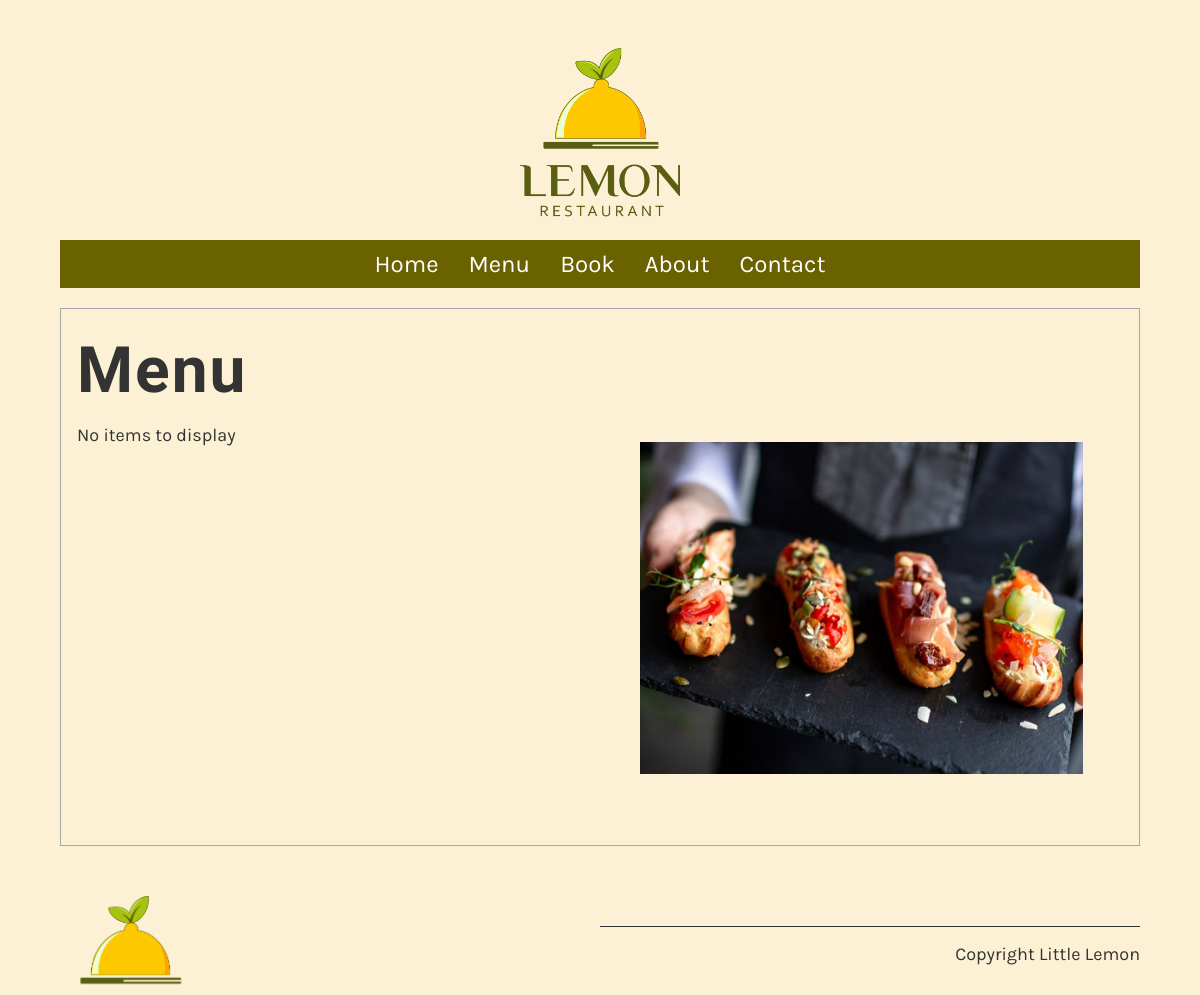
The app's page /menu/, older data.
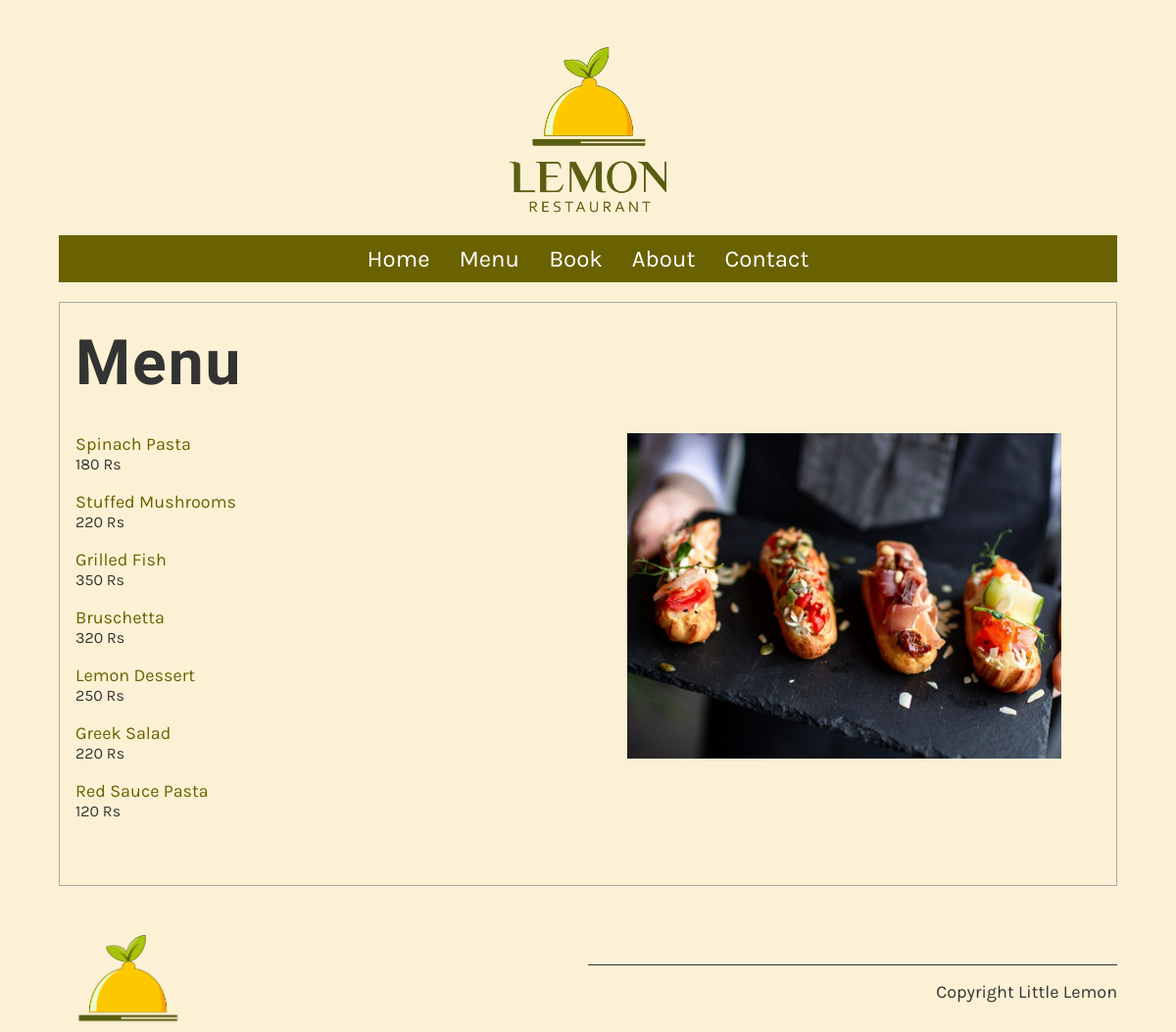
The same page, newer data.
### restaurant/models.py (models this page shows, shortened)
class Menu(models.Model):
    name = models.CharField(max_length=200)
    price = models.IntegerField()
    description = models.TextField(max_length=1000, default='')

### restaurant/views.py (the view)
# urls.py: path('menu/', views.menu, name="menu"),
def menu(request):
    menu_items = Menu.objects.all()
    items_dict = {"menu":menu_items}
    return render(request, "menu.html", items_dict)

### templates/menu.html
{% extends "base.html"%}
{% load static %}
{% block content %}
<section>
    <article>
        <div class="menu">
            <h1>Menu</h1>
      <div class="row">
        <div class="column">
            {% if menu %}
            {% for item in menu %}
            <p>
                <a href="{% url 'menu_item' pk=item.pk %}">
                    {{ item.name }}
                </a><br>
                <span class="menu-price">
                    {{ item.price }} Rs
                </span>
            </p>
            {% endfor %}
            {% else %}
            No items to display
            {% endif %}
        </div>
        <div class="column">
          <figure class="figure">
            <img
              src="{% static 'img/restaurant_food.jpg' %}"
              alt="Mario and Adrian"
            />
          </figure>
        </div>
      </div>
</div>
    </article>
</section>
{% endblock %}

### templates/base.html (shortened to what this page needs)
{% load static %}
<!DOCTYPE html>
<html lang="en">
<head>
    <link rel="preload" as="style" href="{% static 'css/style.css' %}" onload="this.rel = 'stylesheet'" />
</head>
<body>
    <main>
        {% include 'partials/_header.html' %}
        {% block content %}
        {% endblock %}
        {% block footer %}
            <section>
                <article class="footer">
                    <img class="logo__footer" src="{% static 'img/LEMON_RESTO_FOOTERB.png' %}" alt="restaurant logo image" />
                    <p class="copyright">Copyright Little Lemon</p>
                </article>
            </section>
        {% endblock %}
    </main>
</body>
</html>

### templates/partials/_header.html
{% load static %}
<section>
    <header class="header__image">
        <div class="container">
            <img class="logo__image" src="{% static 'img/LEMON_RESTO_SAJ.png' %}" alt="restaurant logo image" />
        </div>
    </header>
    <nav class="header__nav">
        <a href="{% url 'home' %}">Home</a><a href="{% url 'menu' %}">Menu</a><a href="{% url 'book' %}">Book</a><a
            href="{% url 'about' %}">About</a><a class="nav__contact" href="{% url 'contact' %}">Contact</a>
    </nav>
</section>

### restaurant/static/css/style.css (style rules this page uses)
:root { --nav-bar: hsl(55, 98%, 21%); --bg-body: hsl(44, 87%, 91%); --text1: hsl(0, 0%, 100%); --light-white: hsl(0, 0%, 97%); --text2: hsl(0, 0%, 20%); --fillin-text: hsl(60, 100%, 50%); --border-gray: hsl(0, 0%, 66%); --link-color: hsl(28, 87%, 67%); --contact-gray: hsl(0, 0%, 86%); --fs-18: 1.125rem; --fs-24: 1.5rem; --fs-32: 2rem; --fs-36: 2.25rem; --fs-64: 4rem; --img-height-300: 18.75rem; --img-width-470: 29.375rem; --container: 69.375rem; --transition: 250ms ease-in-out; }
html { box-sizing: border-box; font-size: 100%; }
*, *::before, *::after { box-sizing: inherit; }
html, body { overflow-x: hidden; }
body { padding: 0; background-color: var(--bg-body); color: var(--text2); font-family: 'Karla', sans-serif; margin-top: 3rem; margin-bottom: 3rem; margin-block: 0; margin-left: 5%; margin-right: 5%; font-size: var(--fs-18); }
.container { display: flex; justify-content: center; align-items: center; flex-wrap: wrap; }
.logo__image { width: 160px; height: auto; }
.header__image { margin-top: 3rem; }
.header__nav { font-size: var(--fs-18); background-color: var(--nav-bar); display: flex; justify-content: center; align-items: center; align-self: center; margin-block: 20px; flex-basis: 100%; padding-block: 10px; }
@media (min-width: 37.5em) { .header__nav { font-size: var(--fs-24); } }
.header__nav a { color: var(--text1); text-decoration: none; margin-inline: 15px; }
.nav__contact { display: none; }
@media (min-width: 37.5em) { .nav__contact { display: inline; } }
article { flex: 1; }
main article { border: 1px solid var(--border-gray); padding-left: 1rem; padding-right: 1rem; }
article img { max-width: 100%; }
h1, h2, h3, h4, h5, h6 { font-family: 'Markazi Text', serif; letter-spacing: 2px; }
h1 { font-size: var(--fs-64); margin-top: 1.5rem; margin-bottom: 0; }
.header__nav a { color: var(--text1); transition: var(--transition); }
a { color: var(--nav-bar); text-decoration: none; }
.logo__footer { width: 140px; height: auto; }
.footer { display: flex; justify-content: space-between; align-items: center; margin-block-start: 50px; margin-block-end: 0; border: none; padding-inline: 0; }
.copyright { padding-top: 1rem; border-top: 0.1rem solid var(--text2); text-align: right; flex-basis: 50%; }
.row { display: flex; flex-direction: column; width: 100%; padding-block: 1rem; }
.column { flex-basis: 50%; margin-bottom: 1rem; padding-bottom: 1rem; }
@media (min-width: 37.5em) { .row { flex-direction: row; width: 100%; } }
.menu h1 { font-size: var(--fs-64); }
.menu-price { display: block; font-size: 1rem; }

Row changes from the older to the newer data that the page shows:
added Menu: name "Spinach Pasta", price "180"
added Menu: name "Stuffed Mushrooms", price "220"
added Menu: name "Grilled Fish", price "350"
added Menu: name "Bruschetta", price "320"
added Menu: name "Lemon Dessert", price "250"
added Menu: name "Greek Salad", price "220"
added Menu: name "Red Sauce Pasta", price "120"
Text that changed along with them:
text no longer shown: "No items to display"
